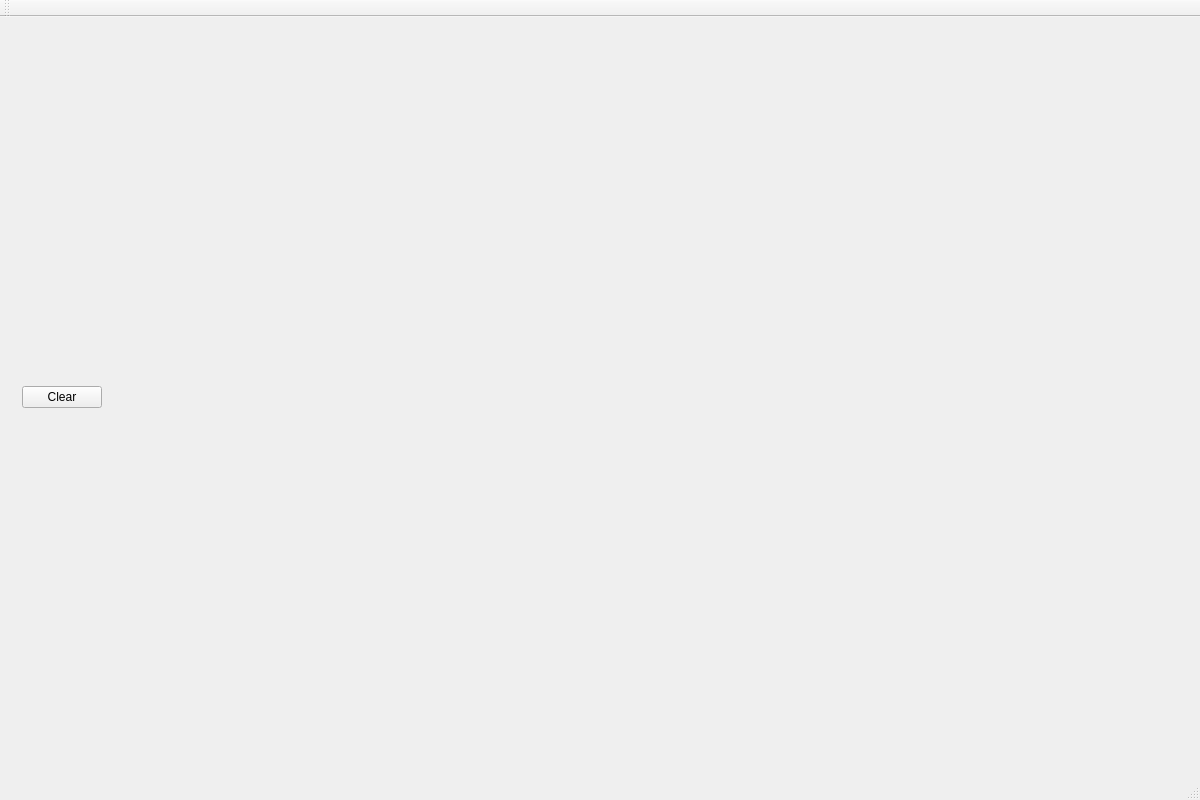
<?xml version="1.0" encoding="UTF-8"?>
<ui version="4.0">
 <class>MainWindow</class>
 <widget class="QMainWindow" name="MainWindow">
  <property name="geometry">
   <rect>
    <x>0</x>
    <y>0</y>
    <width>1200</width>
    <height>800</height>
   </rect>
  </property>
  <property name="windowTitle">
   <string>MainWindow</string>
  </property>
  <widget class="QWidget" name="centralWidget">
   <layout class="QVBoxLayout" name="verticalLayout">
    <item>
     <widget class="QWidget" name="widget" native="true">
      <layout class="QHBoxLayout" name="horizontalLayout">
       <item>
        <widget class="QPushButton" name="clearButton">
         <property name="sizePolicy">
          <sizepolicy hsizetype="Fixed" vsizetype="Fixed">
           <horstretch>0</horstretch>
           <verstretch>0</verstretch>
          </sizepolicy>
         </property>
         <property name="sizeIncrement">
          <size>
           <width>300</width>
           <height>0</height>
          </size>
         </property>
         <property name="baseSize">
          <size>
           <width>300</width>
           <height>0</height>
          </size>
         </property>
         <property name="text">
          <string>Clear</string>
         </property>
        </widget>
       </item>
       <item>
        <spacer name="horizontalSpacer">
         <property name="orientation">
          <enum>Qt::Horizontal</enum>
         </property>
         <property name="sizeHint" stdset="0">
          <size>
           <width>40</width>
           <height>20</height>
          </size>
         </property>
        </spacer>
       </item>
      </layout>
     </widget>
    </item>
   </layout>
  </widget>
  <widget class="QMenuBar" name="menuBar">
   <property name="geometry">
    <rect>
     <x>0</x>
     <y>0</y>
     <width>1200</width>
     <height>22</height>
    </rect>
   </property>
  </widget>
  <widget class="QToolBar" name="mainToolBar">
   <attribute name="toolBarArea">
    <enum>TopToolBarArea</enum>
   </attribute>
   <attribute name="toolBarBreak">
    <bool>false</bool>
   </attribute>
  </widget>
  <widget class="QStatusBar" name="statusBar"/>
 </widget>
 <layoutdefault spacing="6" margin="11"/>
 <resources/>
 <connections/>
</ui>
